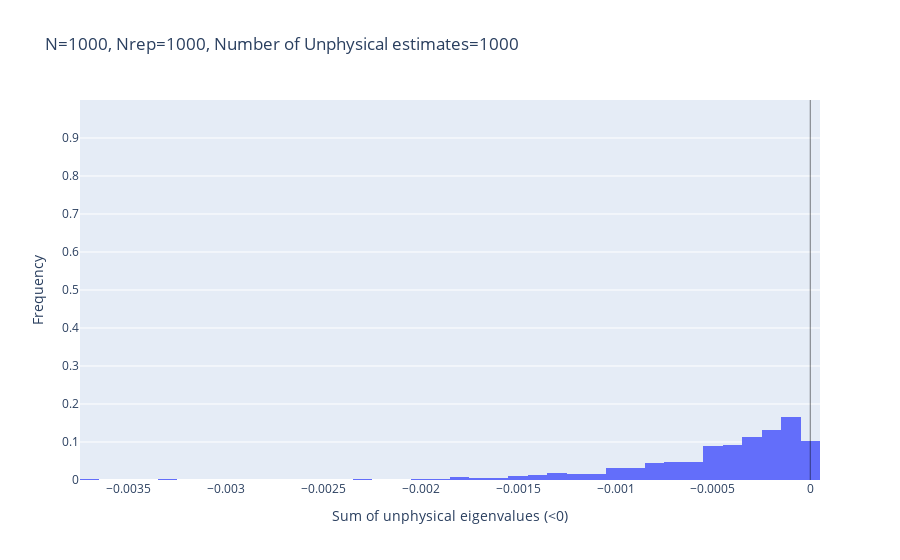
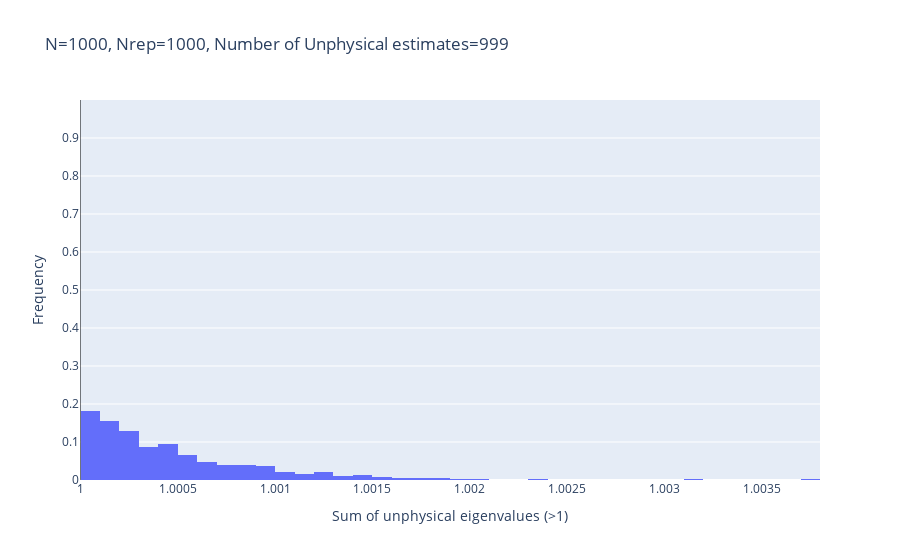

The notebook cell these images were saved under, in order:
### Code cell
value_list = violation_result["sum_of_eigenvalues"]["less_than_zero"]
fig = physicality_violation_check.make_prob_dist_histogram(value_list, bin_size=0.0001, annotation_vlines=[0])

# TODO: iterationsとnum_dataを与える方法
n_rep = len(violation_result["sorted_eigenvalues_list"][0])
n = num_data[0]
title = f"N={n}, Nrep={n_rep}, Number of Unphysical estimates={len(value_list)}"
fig.update_layout(title=title)
fig.update_xaxes( title=f"Sum of unphysical eigenvalues (<0)")
fig.show()

value_list = violation_result["sum_of_eigenvalues"]["greater_than_one"]
fig = physicality_violation_check.make_prob_dist_histogram(value_list, bin_size=0.0001, annotation_vlines=[1])

n_rep = len(violation_result["sorted_eigenvalues_list"][0])
n = num_data[0]
title = f"N={n}, Nrep={n_rep}, Number of Unphysical estimates={len(value_list)}"
fig.update_layout(title=title)  # TODO
fig.update_xaxes( title=f"Sum of unphysical eigenvalues (>1)")
fig.show()

### Figure 1 — Plotly figure (JSON) as saved in the notebook; plotly's stock layout.template omitted (floating-point values rounded to 4 significant figures; data arrays with more than 128 entries replaced by an {"elided": "..."} marker saying what was removed)
{"data": [{"histnorm": "probability", "type": "histogram", "x": {"elided": "1000 float values"}, "xbins": {"size": 0.0001}}], "layout": {"shapes": [{"line": {"color": "black", "width": 1}, "opacity": 0.5, "type": "line", "x0": 0, "x1": 0, "xref": "x", "y0": 0, "y1": 1, "yref": "paper"}], "title": {"text": "N=1000, Nrep=1000, Number of Unphysical estimates=1000"}, "xaxis": {"dtick": 0, "title": {"text": "Sum of unphysical eigenvalues (<0)"}}, "yaxis": {"range": [0, 1], "tickvals": [0, 0.1, 0.2, 0.3, 0.4, 0.5, 0.6, 0.7, 0.8, 0.9], "title": {"text": "Frequency"}}}}

### Figure 2 — Plotly figure (JSON) as saved in the notebook; plotly's stock layout.template omitted (floating-point values rounded to 4 significant figures; data arrays with more than 128 entries replaced by an {"elided": "..."} marker saying what was removed)
{"data": [{"histnorm": "probability", "type": "histogram", "x": {"elided": "999 float values"}, "xbins": {"size": 0.0001}}], "layout": {"shapes": [{"line": {"color": "black", "width": 1}, "opacity": 0.5, "type": "line", "x0": 1, "x1": 1, "xref": "x", "y0": 0, "y1": 1, "yref": "paper"}], "title": {"text": "N=1000, Nrep=1000, Number of Unphysical estimates=999"}, "xaxis": {"dtick": 0, "title": {"text": "Sum of unphysical eigenvalues (>1)"}}, "yaxis": {"range": [0, 1], "tickvals": [0, 0.1, 0.2, 0.3, 0.4, 0.5, 0.6, 0.7, 0.8, 0.9], "title": {"text": "Frequency"}}}}
